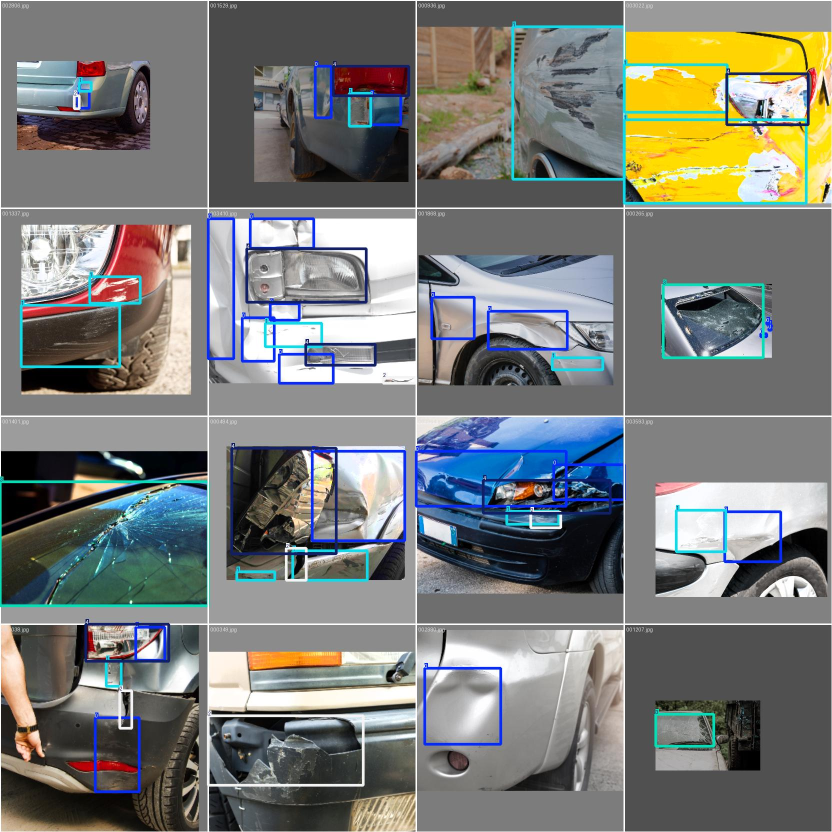
#> input picture runs/detect/models/test_run/test_epoch/train_batch0.jpg, 1664 x 1664 px (shown at 1/2 size)
$ python -i preprocessing.py   (imports and definitions only)   (older library calls are emulated)
#> lines starting #> are read from the running program, lines starting #| are printed output that depends on the picture; after the words box and inside, x2 and y2 are one past the last pixel; in counts of white or black regions, pixels touching at a corner belong together
"""Image preprocessing utilities for Phase 5 vehicle damage detection."""

import os
from pathlib import Path
from typing import Tuple, Union, Optional, Dict, Any, List
from PIL import Image, ImageOps
import numpy as np

try:
    import cv2
    OPENCV_AVAILABLE = True
except ImportError:
    cv2 = None
    OPENCV_AVAILABLE = False


SUPPORTED_IMAGE_EXTENSIONS = {".jpg", ".jpeg", ".png", ".webp", ".bmp"}


# [175 lines left out: functions validate_image_file, load_and_preprocess_image, assess_image_quality, enhance_contrast_clahe, reduce_noise, not called in this run]


def detect_edges_and_contours(
    np_img: np.ndarray,
    min_contour_area: int = 150,
    max_contours: int = 25,
) -> Dict[str, Any]:
    """Performs traditional OpenCV Canny edge detection and contour extraction.

    NOTE: Contour detections represent image gradient boundaries and structural features,
    NOT validated vehicle damage classifications.
    """
#> called with min_contour_area = 150, max_contours = 25
    if not OPENCV_AVAILABLE or cv2 is None:
        return {
            "edge_density": 0.0,
            "edge_pixels": 0,
            "total_contours": 0,
            "salient_contours": [],
            "edges": None,
        }

    h, w = np_img.shape[:2]
#> h = 1664; w = 1664
    total_pixels = h * w
#> total_pixels = 2768896

    # Grayscale
    if len(np_img.shape) == 3:
        gray = cv2.cvtColor(np_img, cv2.COLOR_RGB2GRAY)
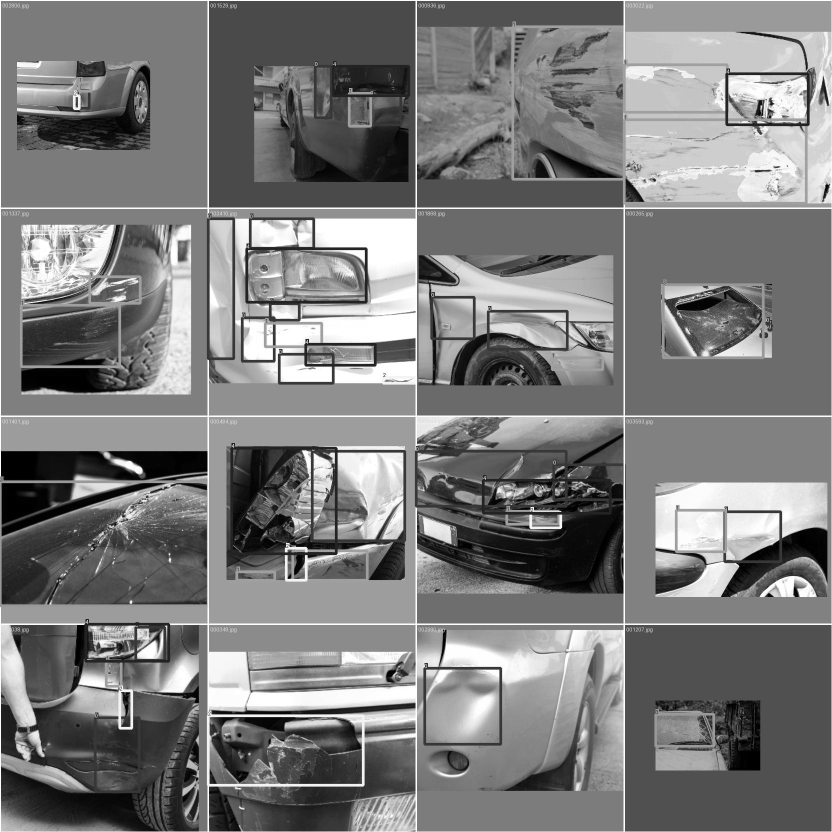
#> gray: shape (1664, 1664) (shown at 1/2 size); min 0, max 255, mean 123.2
    else:
        gray = np_img.copy()

    # Pre-blur to reduce high-frequency noise
    blurred = cv2.GaussianBlur(gray, (5, 5), 0)

    # Adaptive Canny thresholds based on median intensity
    med = float(np.median(blurred))
#> med = 123
    sigma = 0.33
    lower_thresh = int(max(0, (1.0 - sigma) * med))
#> lower_thresh = 82
    upper_thresh = int(min(255, (1.0 + sigma) * med))
#> upper_thresh = 163
    edges = cv2.Canny(blurred, lower_thresh, upper_thresh)
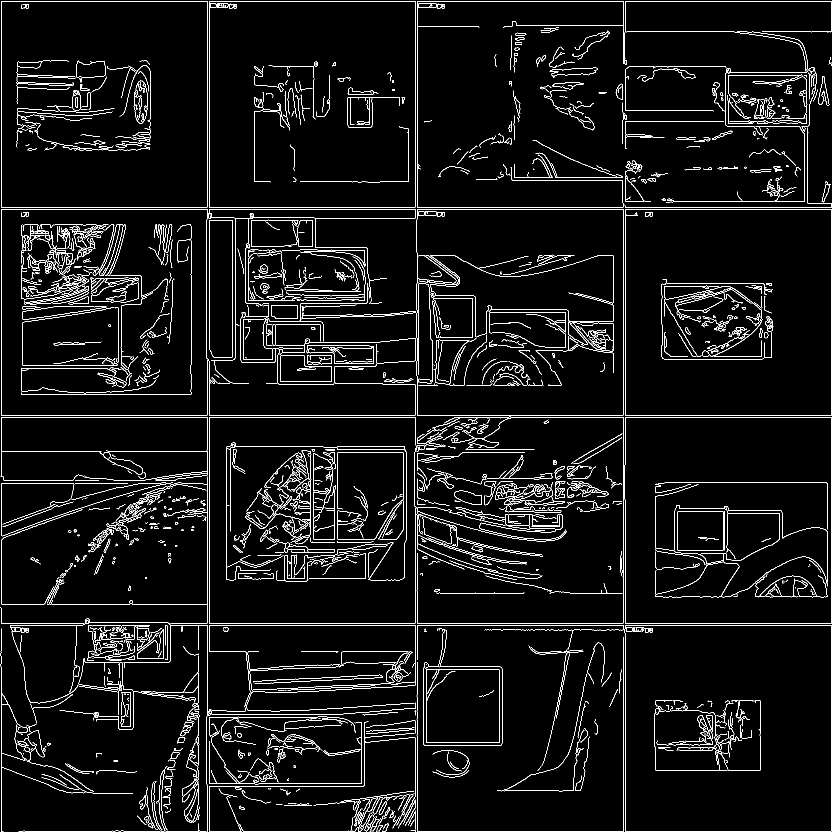
#> edges: shape (1664, 1664) (shown at 1/2 size); 4.9% white in thin lines or dots

    edge_pixels = int(np.count_nonzero(edges))
#> edge_pixels = 135964
    edge_density = float(round(edge_pixels / max(1, total_pixels), 4))
#> edge_density = 0.0491

    # Dilate edges slightly to close gaps for contour discovery
    kernel = cv2.getStructuringElement(cv2.MORPH_RECT, (3, 3))
    dilated = cv2.dilate(edges, kernel, iterations=1)
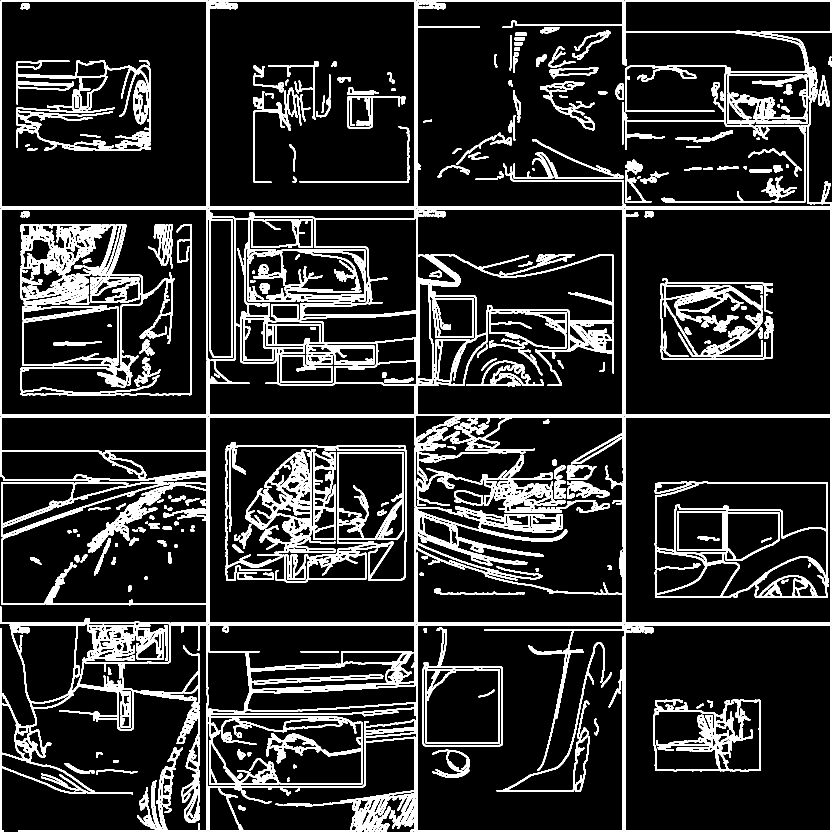
#> dilated: shape (1664, 1664) (shown at 1/2 size); 15.3% white; 241 white regions

    contours, _ = cv2.findContours(dilated, cv2.RETR_EXTERNAL, cv2.CHAIN_APPROX_SIMPLE)
#> contours = 14 contours; largest, box (x1, y1, x2, y2) and area: (0, 417, 1664, 1664) 1742068, (833, 1, 1664, 416) 328114, (1249, 417, 1664, 832) 171396, (417, 1, 832, 416) 171396, (1, 1, 416, 416) 171396

    salient_contours = []
    for c in contours:
        area = float(cv2.contourArea(c))
        if area >= min_contour_area:
            x, y, cw, ch = cv2.boundingRect(c)
            # Filter out full-image border contours
            if cw >= w * 0.98 and ch >= h * 0.98:
                continue
            peri = float(cv2.arcLength(c, True))
            salient_contours.append({
                "bbox": [float(x), float(y), float(x + cw), float(y + ch)],
                "area": float(round(area, 1)),
                "perimeter": float(round(peri, 1)),
                "aspect_ratio": float(round(cw / max(1, ch), 3)),
            })
#> this loop made 14 passes
#> (c, area, x, y, cw, ch, peri) on passes 8, 13, 14: ([[1249, 417], [1249, 831], [1663, 831], [1663, 417]], 171396, 1249, 417, 415, 415, 1656), ([[417, 1], [417, 415], [831, 415], [831, 1]], 171396, 417, 1, 415, 415, 1656), ([[1, 1], [1, 415], [415, 415], [415, 1]], 171396, 1, 1, 415, 415, 1656)
#> (area, x, y, cw, ch, peri) on passes 2, 3, 6, 9, 10, 12: (198.5, 192, 1539, 83, 11, 185.7), (339, 129, 1526, 60, 22, 148.6), (340.5, 768, 755, 60, 11, 136.5), (1742067.5, 0, 417, 1664, 1247, 25349.5), (791.5, 1636, 151, 24, 62, 167.8), (328113.5, 833, 1, 831, 415, 3022.5)
#> after the loop, salient_contours = 9 items

    # Sort by area descending and cap
    salient_contours.sort(key=lambda item: item["area"], reverse=True)
    salient_contours = salient_contours[:max_contours]

    return {
        "edge_density": edge_density,
        "edge_density_pct": round(edge_density * 100.0, 2),
        "edge_pixels": edge_pixels,
        "total_contours": len(contours),
        "salient_contours": salient_contours,
    }

>>> import cv2
>>> picture = cv2.cvtColor(cv2.imread('../../../runs/detect/models/test_run/test_epoch/train_batch0.jpg'), cv2.COLOR_BGR2RGB)
>>> result = detect_edges_and_contours(picture)
#> result = 5 items

$ run again, on runs/detect/models/test_run/test_epoch/train_batch1.jpg
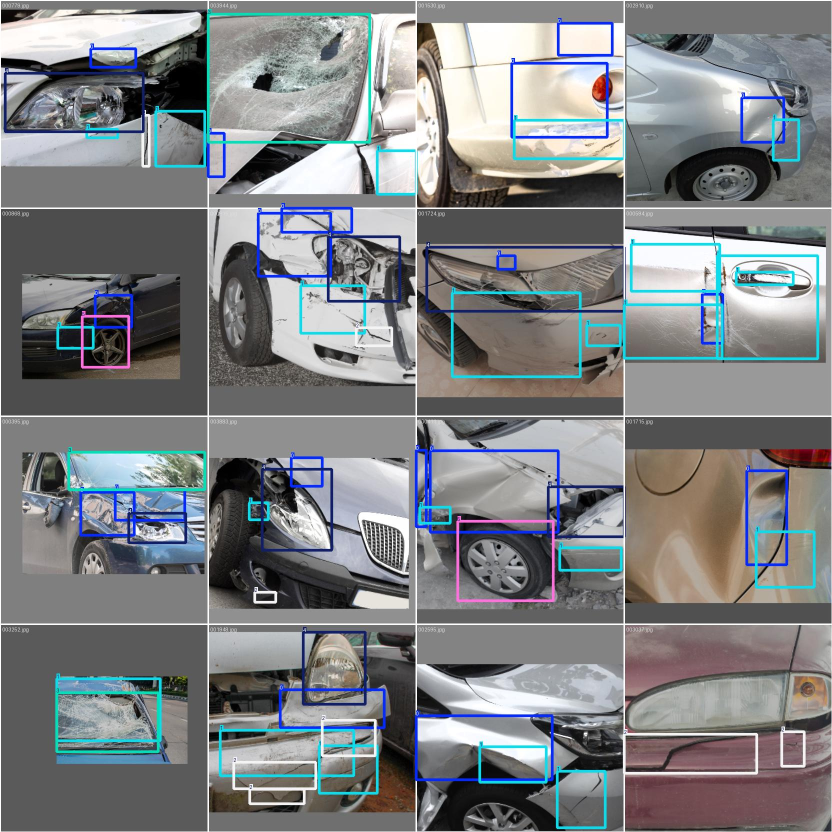
#> input picture runs/detect/models/test_run/test_epoch/train_batch1.jpg, 1664 x 1664 px (shown at 1/2 size)
#> med = 127
#> lower_thresh = 85
#> upper_thresh = 168
#> in detect_edges_and_contours, `edges = cv2.Canny(blurred, lower_thresh, upper_thresh)`:
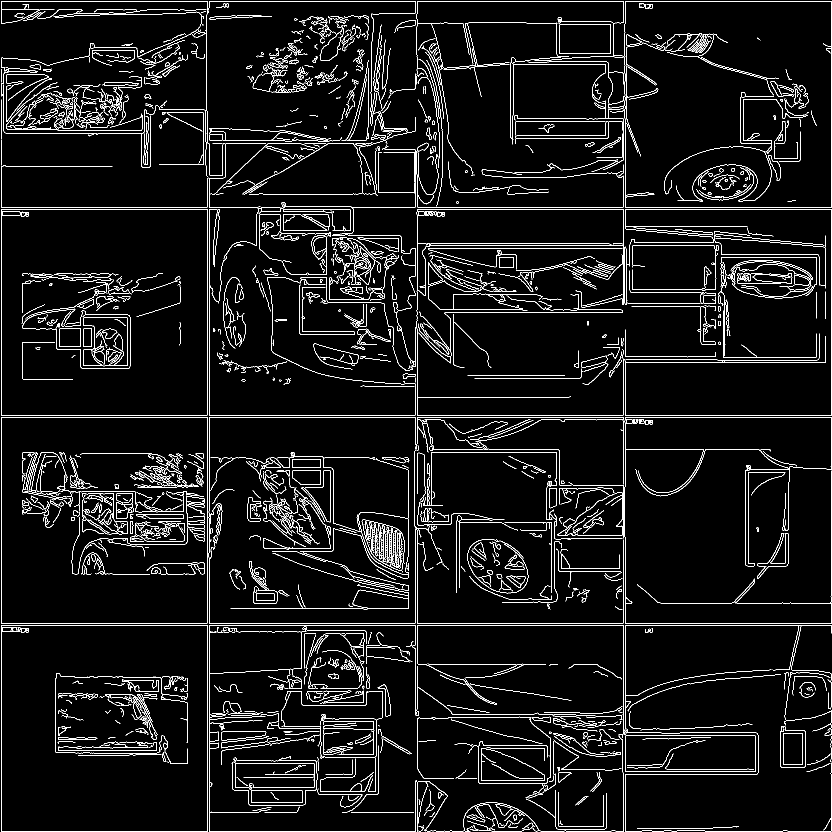
#> edges: shape (1664, 1664) (shown at 1/2 size); 5.5% white in thin lines or dots
#> edge_pixels = 151499
#> edge_density = 0.0547
#> in detect_edges_and_contours, `dilated = cv2.dilate(edges, kernel, iterations=1)`:
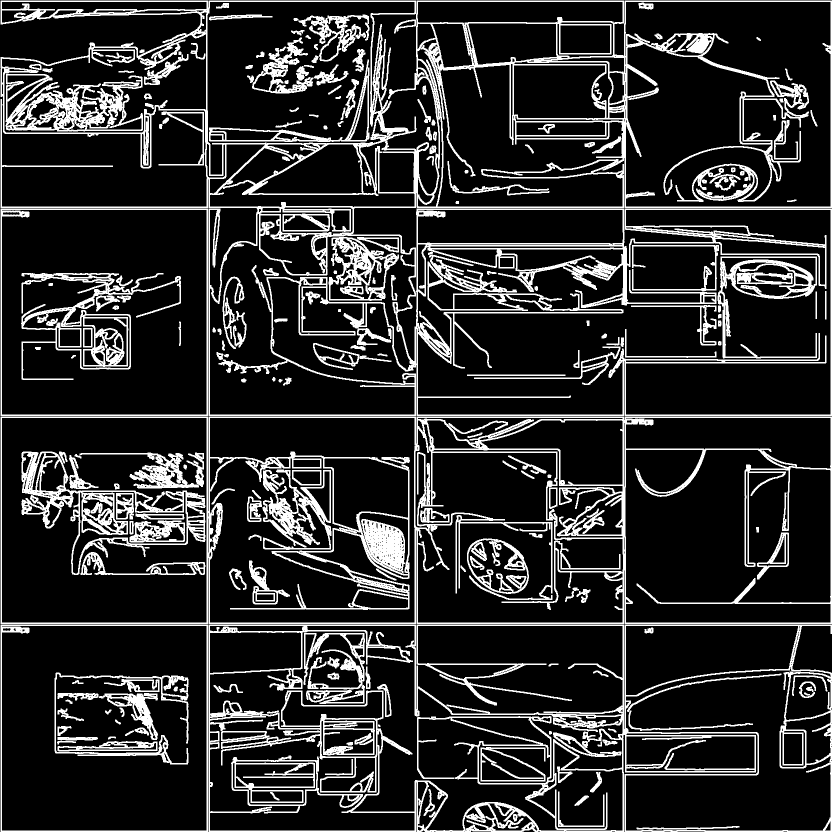
#> dilated: shape (1664, 1664) (shown at 1/2 size); 17% white; 214 white regions
#> contours = 19 contours; largest, box (x1, y1, x2, y2) and area: (1, 1, 1664, 832) 1058704, (1, 833, 1664, 1248) 686722, (417, 1249, 1664, 1664) 442270, (1, 1249, 416, 1664) 171396, (1, 417, 416, 832) 171396
#> the loop in detect_edges_and_contours, `for c in contours:` made 19 passes
#> (c, area, x, y, cw, ch, peri) on passes 4, 14: ([[1, 1249], [1, 1663], [415, 1663], [415, 1249]], 171396, 1, 1249, 415, 415, 1656), ([[1, 417], [1, 831], [415, 831], [415, 417]], 171396, 1, 417, 415, 415, 1656)
#> after the loop in detect_edges_and_contours, `for c in contours:`: salient_contours = 9 items
#> result = 5 items

$ run again, on runs/detect/models/test_run/test_epoch/train_batch2.jpg
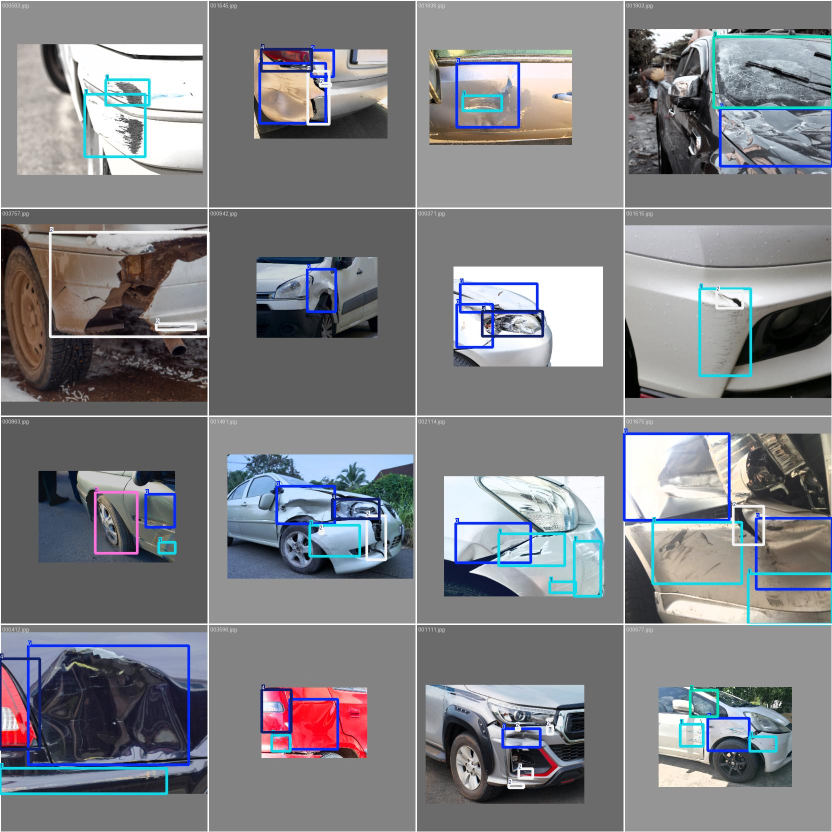
#> input picture runs/detect/models/test_run/test_epoch/train_batch2.jpg, 1664 x 1664 px (shown at 1/2 size)
#> med = 128
#> lower_thresh = 85
#> upper_thresh = 170
#> in detect_edges_and_contours, `edges = cv2.Canny(blurred, lower_thresh, upper_thresh)`:
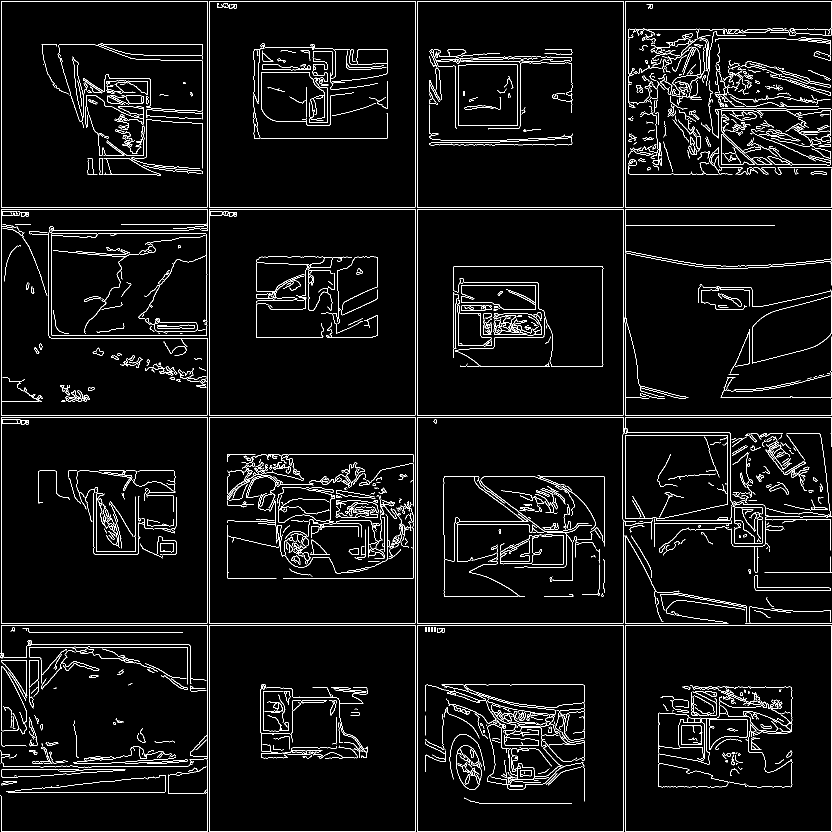
#> edges: shape (1664, 1664) (shown at 1/2 size); 4.5% white in thin lines or dots
#> edge_pixels = 123558
#> edge_density = 0.0446
#> in detect_edges_and_contours, `dilated = cv2.dilate(edges, kernel, iterations=1)`:
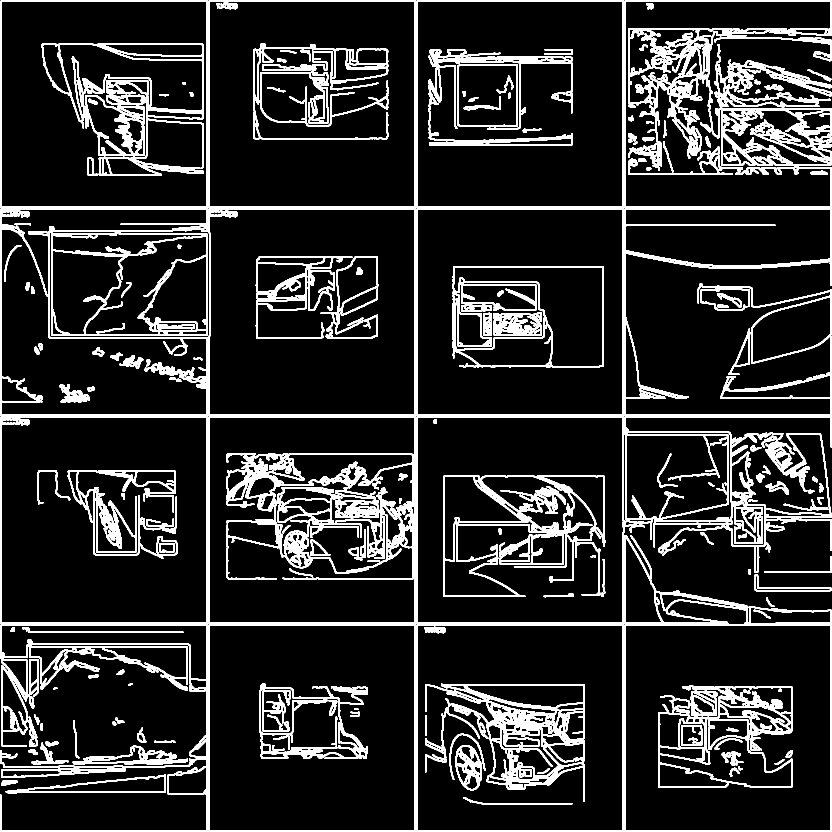
#> dilated: shape (1664, 1664) (shown at 1/2 size); 13.9% white; 195 white regions
#> contours = 63 contours; largest, box (x1, y1, x2, y2) and area: (833, 833, 1664, 1664) 443430, (833, 417, 1664, 832) 246285, (833, 1249, 1248, 1664) 171396, (417, 1249, 832, 1664) 171396, (417, 833, 832, 1248) 171396
#> the loop in detect_edges_and_contours, `for c in contours:` made 63 passes
#> (c, area, x, y, cw, ch, peri) on passes 22, 23, 31, 32: ([[833, 1249], [833, 1663], [1247, 1663], [1247, 1249]], 171396, 833, 1249, 415, 415, 1656), ([[417, 1249], [417, 1663], [831, 1663], [831, 1249]], 171396, 417, 1249, 415, 415, 1656), ([[417, 833], [417, 1247], [831, 1247], [831, 833]], 171396, 417, 833, 415, 415, 1656), ([[1, 833], [1, 1247], [415, 1247], [415, 833]], 171396, 1, 833, 415, 415, 1656)
#> after the loop in detect_edges_and_contours, `for c in contours:`: salient_contours = 36 items
#> in detect_edges_and_contours, `salient_contours = salient_contours[:max_contours]`: salient_contours = 25 items
#> result = 5 items
